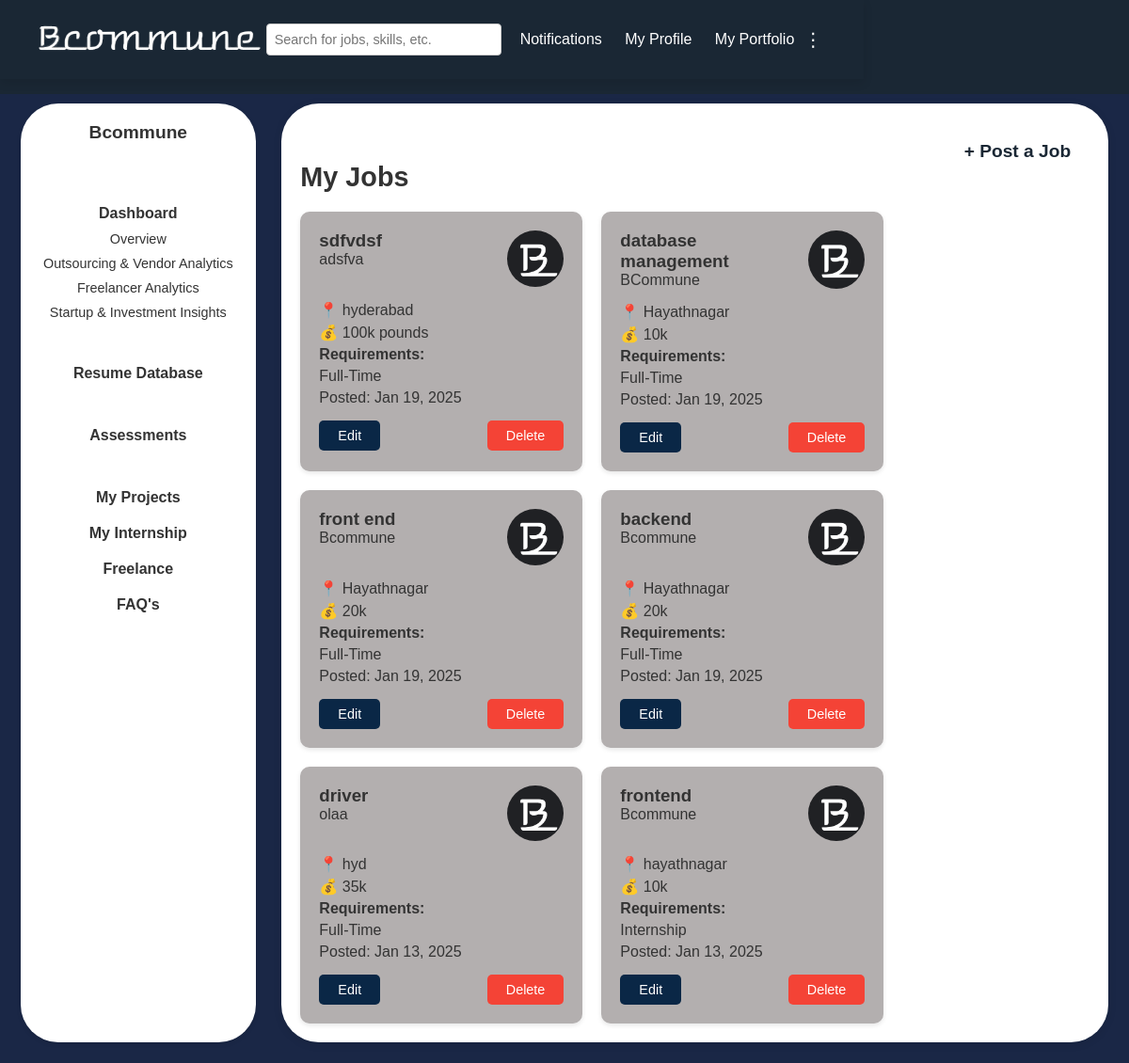
Screenshot of /company/dashboard/myjobs/ (signed in) with the database file from the repository.
### users/models.py (models this page shows, shortened)
class CustomUser(AbstractUser):
    USER_TYPE_CHOICES = (
        ('individual', 'Individual'),
        ('company', 'Company'),
    )
    user_type = models.CharField(max_length=10, choices=USER_TYPE_CHOICES, default='company')
    company_name = models.CharField(max_length=255, null=True, blank=True)
    company_website = models.URLField(max_length=200, null=True, blank=True)
    industry = models.CharField(max_length=100, null=True, blank=True)
    company_size = models.CharField(max_length=20, null=True, blank=True)
    company_type = models.CharField(max_length=255, null=True, blank=True)
    designation = models.CharField(max_length=255, null=True, blank=True)
    phone_number = models.CharField(max_length=15, null=True, blank=True)
    bcommune_profile = models.URLField(null=True, blank=True)
    profile_picture = models.ImageField(upload_to='profile_pics/', blank=True, null=True)
    about_company = models.TextField(null=True, blank=True)  # About the Company
    founding_year = models.PositiveIntegerField(null=True, blank=True)  # Establishment Year
    headquarters = models.CharField(max_length=255, null=True, blank=True)  # Headquarters Location
    branches = models.TextField(null=True, blank=True)
    business_registration_number = models.CharField(max_length=100, null=True, blank=True)
    legal_structure = models.CharField(
        max_length=50,
        choices=[
            ('LLP', 'LLP'),
            ('Pvt Ltd', 'Private Limited'),
            ('Partnership', 'Partnership'),
            ('Sole Proprietorship', 'Sole Proprietorship'),
            ('Others', 'Others'),
        ],
        null=True,
        blank=True
    )
    core_services = models.TextField(null=True, blank=True)
    social_media_links = models.JSONField(default=dict, blank=True)  # Example: {"facebook": "", "linkedin": "", "twitter": ""}
    portfolio = models.TextField(null=True, blank=True)

class Job(models.Model):
    title = models.CharField(max_length=200)
    company = models.CharField(max_length=200)
    company_user = models.ForeignKey(get_user_model(), on_delete=models.CASCADE)
    location = models.CharField(max_length=200)
    description = models.TextField()
    requirements = models.CharField(max_length=200)
    salary = models.CharField(max_length=200, default="Not Specified")
    posted_date = models.DateTimeField(default=timezone.now)
    required_skills = models.TextField(help_text="Enter required skills separated by commas", default='')
    min_experience = models.PositiveIntegerField(default=0)
    required_qualification = models.CharField(max_length=50, default='bachelor',choices=[
        ('bachelor', 'Bachelors'),
        ('master', 'Masters'),
        ('phd', 'PhD'),
        ('diploma', 'Diploma'),
    ])

### users/views.py (the view)
# urls.py: path('company/dashboard/myjobs/', views.myjobs, name='myjobs'),
def myjobs(request):
    if not request.user.is_authenticated:
        return redirect('company_login')
    company_jobs = Job.objects.filter(company_user=request.user).order_by('-posted_date')
    return render(request, 'myjobs.html', {'jobs': company_jobs})

### users/templates/myjobs.html (shortened to what this page needs)
{% load static %}
<!DOCTYPE html>
<html lang="en">
<head>
    <link rel="stylesheet" href="{% static 'css/common.css'%}">
    <link rel="stylesheet" href="{% static 'css/myjobs.css'%}">
</head>
<body>
    {% include 'header2.html' %}
    <div class="main-container">
        {% include 'sidebarcompany.html' %}
        <div class="content">
            <section class="job-explore">
                <div class="post-requirement">
                    <a href="{% url 'post_job' %}" class="post-button">+ Post a Job</a>
                </div>
                <h2>My Jobs</h2>
                <div class="job-cards">
                    {% if jobs %}
                        {% for job in jobs %}
                            <div class="job-card">
                                <div class="card-header">
                                    <div class="header-content">
                                        <h3>{{ job.title }}</h3>
                                        <p class="company">{{ job.company }}</p>
                                    </div>
                                    <img src="{% static 'images/B.png' %}" alt="{{ job.company }} Logo" class="header-image" style="border-radius: 50%;">
                                </div>
                                <div class="card-body">
                                    <p class="location">📍 {{ job.location }}</p>
                                    <p class="salary">💰 {{ job.salary }}</p>
                                    <div class="requirements">
                                        <h4>Requirements:</h4>
                                        <p>{{ job.requirements }}</p>
                                    </div>
                                </div>
                                <p class="posted-date">Posted: {{ job.posted_date|date:"M d, Y" }}</p>
                                <div class="job-actions">
                                    <a href="{% url 'edit_job' job.id %}" class="edit-button">Edit</a>
                                    <button class="delete-button" onclick="confirmDelete('{{ job.id }}')">Delete</button>
                                </div>
                            </div>
                        {% endfor %}
                    {% else %}
                        <p class="no-jobs">No jobs posted yet.</p>
                    {% endif %}
                </div>
            </section>
        </div>
    </div>
</body>
</html>

### users/templates/sidebarcompany.html
{%load static%}
<div class="sidebar">
    <a href="{% url 'company_profile' %}" style=" text-decoration: none;" ><h2>{{ user.company_name }}</h2></a>
    <br><br>
    <h4>
      <a href="#" style="text-decoration: none; color: inherit;">Dashboard</a>
    </h4>
    <ul>
        <li>
          <a href="#" style="text-decoration: none; color: inherit;">Overview</a>
        </li>
        <li>
          <a href="#" style="text-decoration: none; color: inherit;">Outsourcing & Vendor Analytics</a>
        </li>
        <li>
          <a href="#" style="text-decoration: none; color: inherit;">Freelancer Analytics</a>
        </li>
        <li>
          <a href="#" style="text-decoration: none; color: inherit;">Startup & Investment Insights</a>
        </li>
    </ul>
    <br>
    <h4>
      <a href="{%url 'resume_database'%}" style="text-decoration: none; color: inherit;">Resume Database</a>
    </h4>
    <br>
    <h4>
      <a href="#" style="text-decoration: none; color: inherit;">Assessments</a>
    </h4>
    <br>
    <h4>
      <a href="{% url 'myprojects' %}" style="text-decoration: none; color: inherit;">My Projects</a>
    </h4>
    <h4>
      <a href="{%url 'myinternships'%}" style="text-decoration: none; color: inherit;">My Internship</a>
    </h4>
    <h4>
      <a href="{%url 'freelance'%}" style="text-decoration: none; color: inherit;">Freelance</a>
    </h4>
    <h4>
      <a href="{% url 'faq' %}" style="text-decoration: none; color: inherit;">FAQ's</a>
    </h4>
</div>

### static/css/common.css (style rules this page uses)
* { margin: 0; padding: 0; box-sizing: border-box; font-family: Arial, sans-serif; }
body { background-color: #1a2734; color: #333; font-family: Arial, sans-serif; min-height: 100vh; display: flex; flex-direction: column; margin: 0; }
.sidebar { background-color: white; padding: 20px; width: 250px; min-height: calc(100vh - 30px); margin-right: 0.2cm; border-radius: 40px; text-align: center; box-shadow: 0 2px 5px rgba(0, 0, 0, 0.1); flex-shrink: 0; margin-left: 1%; margin-bottom: 1%; }
.sidebar h2 { font-size: 1.2rem; margin-bottom: 10px; }
.sidebar h4 { margin: 20px 0 10px; font-size: 1rem; }
.sidebar ul { list-style: none; padding: 0; }
.sidebar ul li { margin: 10px 0; font-size: 0.9rem; cursor: pointer; }
.main-container { display: flex; flex-wrap: wrap; justify-content: space-between; padding: 10px; background-color: #1a2746; margin-top: 100px; gap: 20px; }
.content { flex: 1; padding: 20px; background-color: white; border-radius: 40px; box-shadow: 0 2px 10px rgba(0, 0, 0, 0.1); margin-bottom: 1%; margin-right: 1%; }
.post-requirement { text-align: right; font-size: 1.2rem; margin-right: 20px; margin-top: 20px; }
.post-requirement a { color: #1a2734; text-decoration: none; font-weight: bold; }

### static/css/myjobs.css (style rules this page uses)
h2 { font-size: 1.8rem; margin-bottom: 20px; color: #333; }
.job-cards { display: flex; flex-wrap: wrap; gap: 20px; }
.job-card { background-color: #b3afaf; border-radius: 10px; padding: 20px; box-shadow: 0 2px 5px rgba(0, 0, 0, 0.1); width: 100%; max-width: 300px; }
.job-card .card-header { display: flex; justify-content: space-between; margin-bottom: 15px; }
.job-card .card-header img { max-width: 60px; height: auto; }
.job-card .card-body p { margin: 5px 0; }
.job-actions { display: flex; justify-content: space-between; margin-top: 15px; }
.job-actions .edit-button, .job-actions .delete-button { padding: 8px 20px; background-color: #0a2746; color: white; border: none; border-radius: 5px; cursor: pointer; font-size: 0.9rem; text-decoration: none; }
.job-actions .delete-button { background-color: #f44336; }

### rows the page displays
CustomUser: company_name "Bcommune"
Job: title "sdfvdsf", company "adsfva", location "hyderabad", salary "100k pounds", requirements "Full-Time", posted_date "Jan 19, 2025"
Job: title "database management", company "BCommune", location "Hayathnagar", salary "10k", requirements "Full-Time", posted_date "Jan 19, 2025"
Job: title "front end", company "Bcommune", location "Hayathnagar", salary "20k", requirements "Full-Time", posted_date "Jan 19, 2025"
Job: title "backend", company "Bcommune", location "Hayathnagar", salary "20k", requirements "Full-Time", posted_date "Jan 19, 2025"
Job: title "driver", company "olaa", location "hyd", salary "35k", requirements "Full-Time", posted_date "Jan 13, 2025"
Job: title "frontend", company "Bcommune", location "hayathnagar", salary "10k", requirements "Internship", posted_date "Jan 13, 2025"
